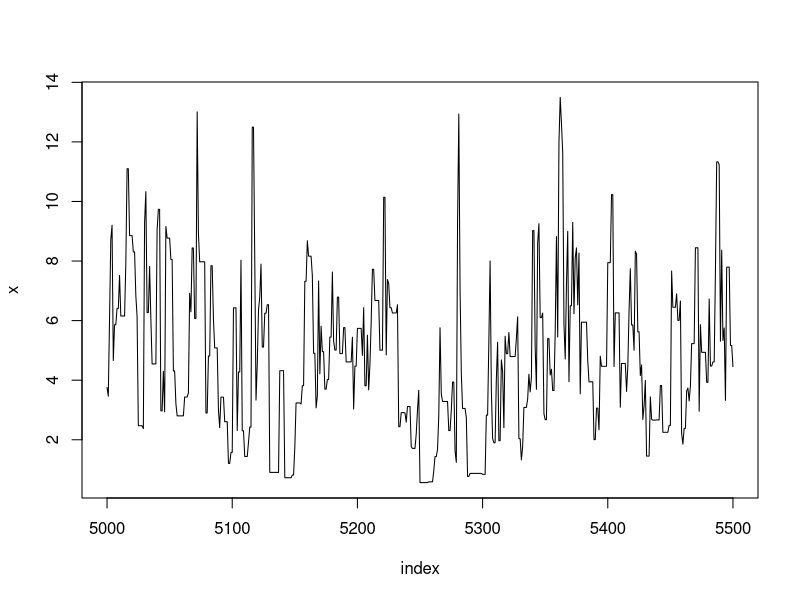
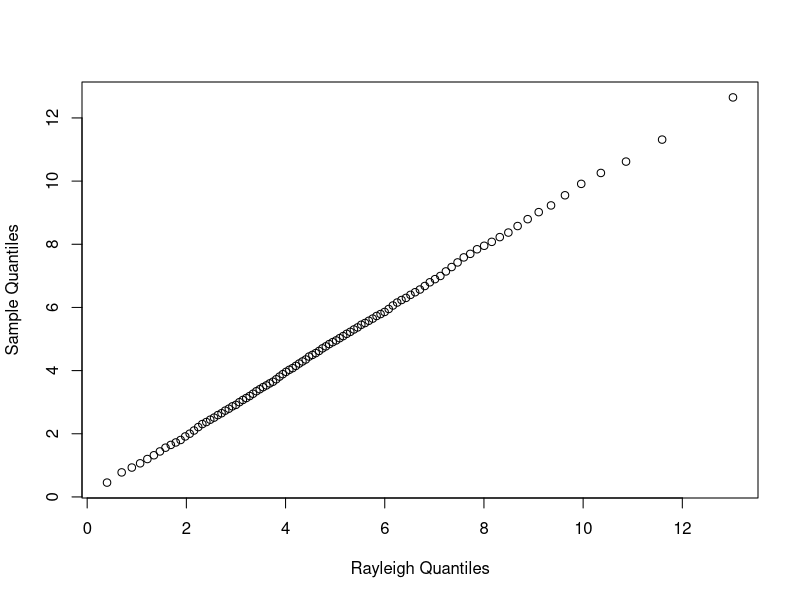
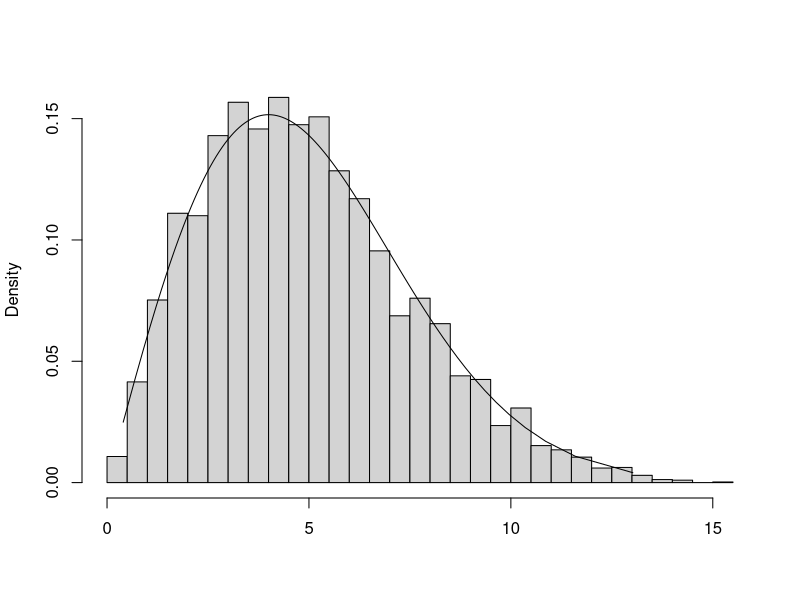
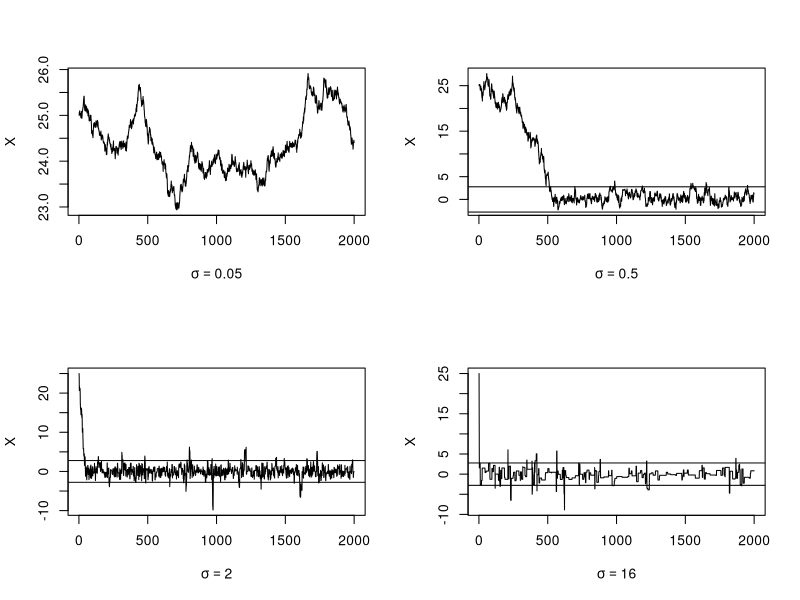
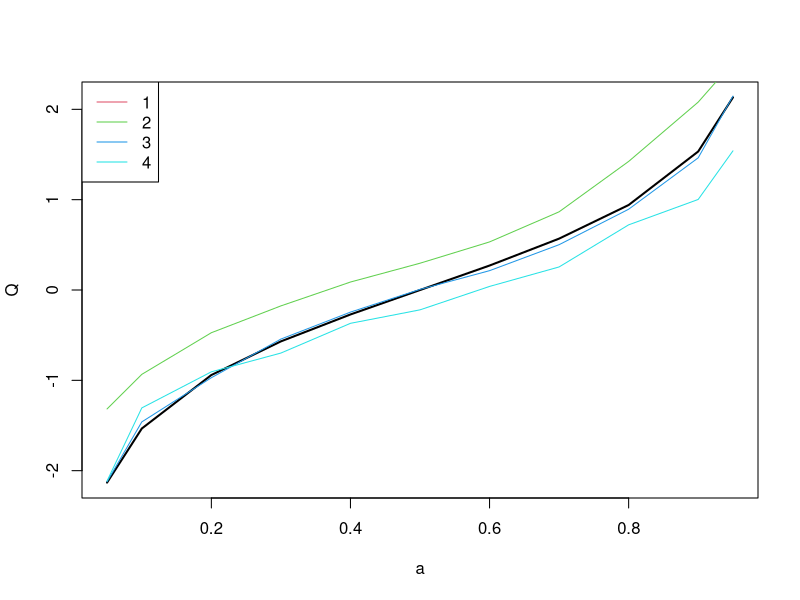
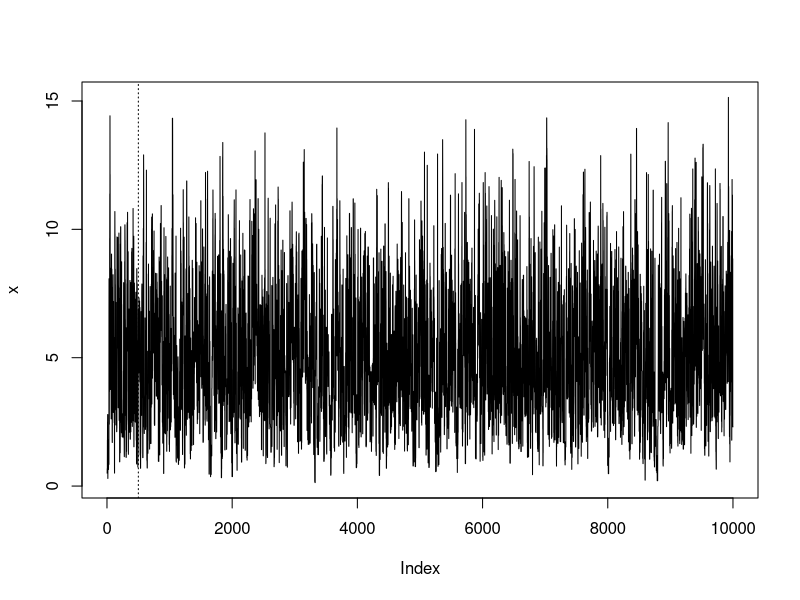
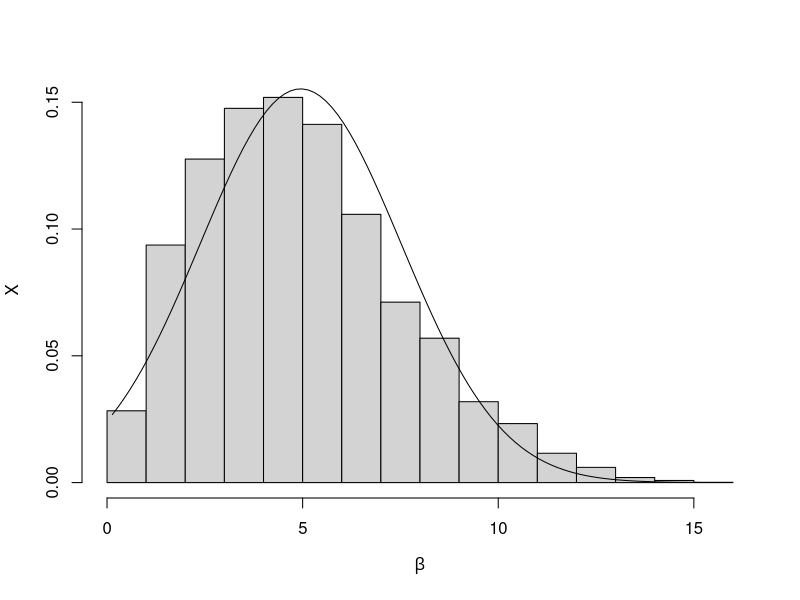
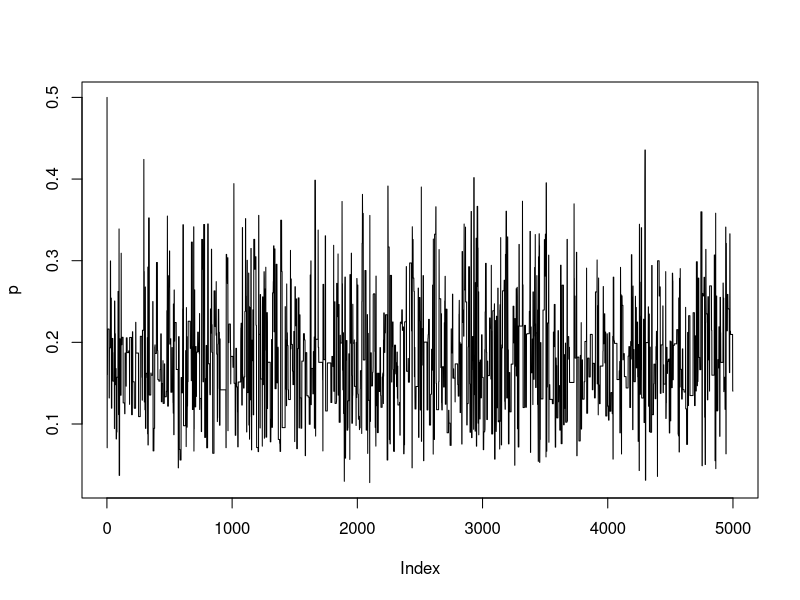

These figures' R source, in order:
#########################################
###   R code for Chapter 9 Examples   ###
#########################################

### Example 9.1 (Metropolis-Hastings sampler)

    f <- function(x, sigma) {
        if (any(x < 0)) return (0)
        stopifnot(sigma > 0)
        return((x / sigma^2) * exp(-x^2 / (2*sigma^2)))
    }

    m <- 10000
    sigma <- 4
    x <- numeric(m)
    x[1] <- rchisq(1, df=1)
    k <- 0
    u <- runif(m)

    for (i in 2:m) {
        xt <- x[i-1]
        y <- rchisq(1, df = xt)
        num <- f(y, sigma) * dchisq(xt, df = y)
        den <- f(xt, sigma) * dchisq(y, df = xt)
        if (u[i] <= num/den) x[i] <- y else {
             x[i] <- xt
             k <- k+1     #y is rejected
             }
        }

    print(k)

    index <- 5000:5500
    y1 <- x[index]
    plot(index, y1, type="l", main="", ylab="x")


### Example 9.2 (Example 9.1, cont.)

    b <- 2001      #discard the burnin sample
    y <- x[b:m]
    a <- ppoints(100)
    QR <- sigma * sqrt(-2 * log(1 - a))  #quantiles of Rayleigh
    Q <- quantile(x, a)

    qqplot(QR, Q, main="",
        xlab="Rayleigh Quantiles", ylab="Sample Quantiles")

    hist(y, breaks="scott", main="", xlab="", freq=FALSE)
    lines(QR, f(QR, 4))


### Example 9.3 (Random walk Metropolis) 

    rw.Metropolis <- function(n, sigma, x0, N) {
        x <- numeric(N)
        x[1] <- x0
        u <- runif(N)
        k <- 0
        for (i in 2:N) {
            y <- rnorm(1, x[i-1], sigma)
                if (u[i] <= (dt(y, n) / dt(x[i-1], n)))
                x[i] <- y  else {
                    x[i] <- x[i-1]
                    k <- k + 1
                }
            }
        return(list(x=x, k=k))
        }

    n <- 4  #degrees of freedom for target Student t dist.
    N <- 2000
    sigma <- c(.05, .5, 2,  16)

    x0 <- 25
    rw1 <- rw.Metropolis(n, sigma[1], x0, N)
    rw2 <- rw.Metropolis(n, sigma[2], x0, N)
    rw3 <- rw.Metropolis(n, sigma[3], x0, N)
    rw4 <- rw.Metropolis(n, sigma[4], x0, N)

    #number of candidate points rejected
    print(c(rw1$k, rw2$k, rw3$k, rw4$k))
    

### Code for Figure 9.3

    par(mfrow=c(2,2))  #display 4 graphs together
    refline <- qt(c(.025, .975), df=n)
    rw <- cbind(rw1$x, rw2$x, rw3$x,  rw4$x)
    for (j in 1:4) {
        plot(rw[,j], type="l",
             xlab=bquote(sigma == .(round(sigma[j],3))),
             ylab="X", ylim=range(rw[,j]))
        abline(h=refline)
    }
    par(mfrow=c(1,1)) #reset to default


### Example 9.4 (Example 9.3, cont.)

    a <- c(.05, seq(.1, .9, .1), .95)
    Q <- qt(a, n)
    rw <- cbind(rw1$x, rw2$x, rw3$x, rw4$x)
    mc <- rw[501:N, ]
    Qrw <- apply(mc, 2, function(x) quantile(x, a))
    print(round(cbind(Q, Qrw), 3))
    
    plot(a,Q, type='l',lwd=2)
    for(i in 1:4){
      lines(a,Qrw[,i],col=i+1)
    }
    legend('topleft',legend=1:4, lty=1, col=2:5)
    # xtable::xtable(round(cbind(Q, Qrw), 3)) #latex format

### Code for Figures 9.4(a) and 9.4(b)

    plot(x, type="l")
    abline(h=b, v=501, lty=3)
    xb <- x[- (1:501)]
    hist(xb, prob=TRUE, xlab=bquote(beta), ylab="X", main="")
    z <- seq(min(xb), max(xb), length=100)
    lines(z, dnorm(z, mean(xb), sd(xb)))


### Example 9.5 (Bayesian inference: A simple investment model)

    b <- .2          #actual value of beta
    w <- .25         #width of the uniform support set
    m <- 5000        #length of the chain
    burn <- 1000     #burn-in time
    days <- 250
    x <- numeric(m)  #the chain

    # generate the observed frequencies of winners
    i <- sample(1:5, size=days, replace=TRUE,
            prob=c(1, 1-b, 1-2*b, 2*b, b))
    win <- tabulate(i)
    print(win)

    prob <- function(y, win) {
        # computes (without the constant) the target density
        if (y < 0 || y >= 0.5)
            return (0)
        return((1/3)^win[1] *
            ((1-y)/3)^win[2] * ((1-2*y)/3)^win[3] *
                ((2*y)/3)^win[4] * (y/3)^win[5])
    }

    u <- runif(m)         #for accept/reject step
    v <- runif(m, -w, w)  #proposal distribution
    x[1] <- .25
    for (i in 2:m) {
        y <- x[i-1] + v[i]
        if (u[i] <= prob(y, win) / prob(x[i-1], win))
            x[i] <- y  else
                x[i] <- x[i-1]
    }

    print(win)
    print(round(win/days, 3))
    print(round(c(1, 1-b, 1-2*b, 2*b, b)/3, 3))
    xb <- x[(burn+1):m]
    print(mean(xb))
    

### Example 9.6 (Independence sampler)

    m <- 5000 #length of chain
    xt <- numeric(m)
    a <- 1             #parameter of Beta(a,b) proposal dist.
    b <- 1             #parameter of Beta(a,b) proposal dist.
    p <- .2            #mixing parameter
    n <- 30            #sample size
    mu <- c(0, 5)      #parameters of the normal densities
    sigma <- c(1, 1)

    # generate the observed sample
    i <- sample(1:2, size=n, replace=TRUE, prob=c(p, 1-p))
    x <- rnorm(n, mu[i], sigma[i])

    # generate the independence sampler chain
    u <- runif(m)
    y <- rbeta(m, a, b)      #proposal distribution
    xt[1] <- .5

    for (i in 2:m) {
        fy <- y[i] * dnorm(x, mu[1], sigma[1]) +
                (1-y[i]) * dnorm(x, mu[2], sigma[2])
        fx <- xt[i-1] * dnorm(x, mu[1], sigma[1]) +
                (1-xt[i-1]) * dnorm(x, mu[2], sigma[2])

        r <- prod(fy / fx) *
               (xt[i-1]^(a-1) * (1-xt[i-1])^(b-1)) /
                 (y[i]^(a-1) * (1-y[i])^(b-1))

        if (u[i] <= r) xt[i] <- y[i] else
            xt[i] <- xt[i-1]
        }

    plot(xt, type="l", ylab="p")
    hist(xt[101:m], main="", xlab="p", prob=TRUE)
    print(mean(xt[101:m]))
    

### Example 9.7 (Gibbs sampler: Bivariate distribution)

    #initialize constants and parameters
    N <- 5000               #length of chain
    burn <- 1000            #burn-in length
    X <- matrix(0, N, 2)    #the chain, a bivariate sample

    rho <- -.75             #correlation
    mu1 <- 0
    mu2 <- 2
    sigma1 <- 1
    sigma2 <- .5
    s1 <- sqrt(1-rho^2)*sigma1
    s2 <- sqrt(1-rho^2)*sigma2

    ###### generate the chain #####

    X[1, ] <- c(mu1, mu2)            #initialize

    for (i in 2:N) {
        x2 <- X[i-1, 2]
        m1 <- mu1 + rho * (x2 - mu2) * sigma1/sigma2
        X[i, 1] <- rnorm(1, m1, s1)
        x1 <- X[i, 1]
        m2 <- mu2 + rho * (x1 - mu1) * sigma2/sigma1
        X[i, 2] <- rnorm(1, m2, s2)
    }

    b <- burn + 1
    x <- X[b:N, ]

    # compare sample statistics to parameters
    colMeans(x)
    cov(x)
    cor(x)

    plot(x, main="", cex=.5, xlab=bquote(X[1]),
         ylab=bquote(X[2]), ylim=range(x[,2]))
  